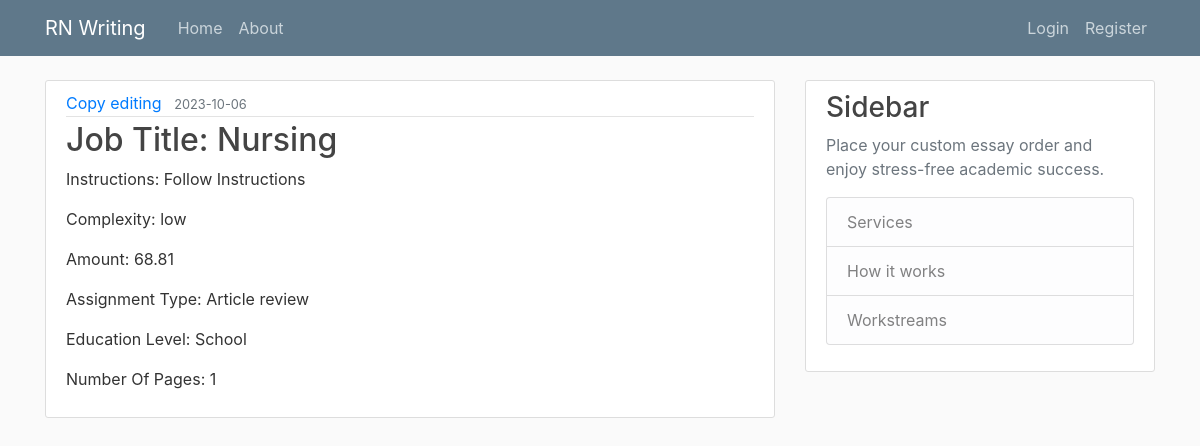
/job/1, run on the app's committed database.
### writingapp/models.py (models this page shows)
class Job(db.Model):
    __tablename__ = "job"
    id = db.Column(db.Integer, primary_key = True)
    client_id = db.Column(db.Integer, db.ForeignKey("client.id"))
    complexity = db.Column(db.String(255))
    deadline = db.Column(db.Date)
    amount = db.Column(db.Integer)
    assignment_type = db.Column(db.String(255))
    service = db.Column(db.String(255))
    education_level = db.Column(db.String(255))
    number_of_pages = db.Column(db.Integer)
    number_of_words = db.Column(db.Integer)
    line_spacing = db.Column(db.String(255))
    assignment_language = db.Column(db.String(255))
    sources_required = db.Column(db.String(255))
    citation_style = db.Column(db.String(255))
    subject = db.Column(db.String(255))
    instructions = db.Column(db.Text)
    submit_date = db.Column(db.DateTime, nullable=False)
    client = db.relationship("Client", backref = "job")
    skills = db.relationship("Skills", backref = "job")
    payment = db.relationship("Payment", backref = "job")
    attachment = db.relationship("Attachment", backref = 'job')

### writingapp/routes.py (the view)
@app.route('/job/<int:job_id>')
def show_job(job_id):
    job = Job.query.get_or_404(job_id)
    return render_template('job.html', job=job)

### writingapp/templates/job.html
{% extends "layout.html" %}
{% block content %}
    <article class='media content-section'>
        <div class='media-body'>
            <div class='article-metadata'>
                <a class='mr-2' href="{{ url_for('similar_jobs', by_service=job.service) }}">{{ job.service }}</a>
                <small class='text-muted'>{{job.deadline}}</small>
            </div>
            <h2 class='article-title'>Job Title: {{job.subject}}</h2>
            <p class='article-content'>Instructions: {{job.instructions}}</p>
            <p class='article-content'>Complexity: {{job.complexity}}</p>
            <p class='article-content'>Amount: {{job.amount}}</p>
            <p class='article-content'>Assignment Type: {{job.assignment_type}}</p>
            <p class='article-content'>Education Level: {{job.education_level}}</p>
            <p class='article-content'>Number Of Pages: {{job.number_of_pages}}</p>
        </div>
    </article>
{% endblock content %}

### writingapp/static/main.css (style rules this page uses)
body { background: #fafafa; color: #333333; margin-top: 5rem; }
h1, h2, h3, h4, h5, h6 { color: #444444; }
.content-section { background: #ffffff; padding: 10px 20px; border: 1px solid #dddddd; border-radius: 3px; margin-bottom: 20px; }
.article-title { color: #444444; }
.article-content { white-space: pre-line; }
.article-metadata { padding-bottom: 1px; margin-bottom: 4px; border-bottom: 1px solid #e3e3e3 }

### data on the page
Job: service "Copy editing", deadline "2023-10-06", subject "Nursing", instructions "Follow Instructions", complexity "low", amount "68.81", assignment_type "Article review", education_level "School", number_of_pages "1"
